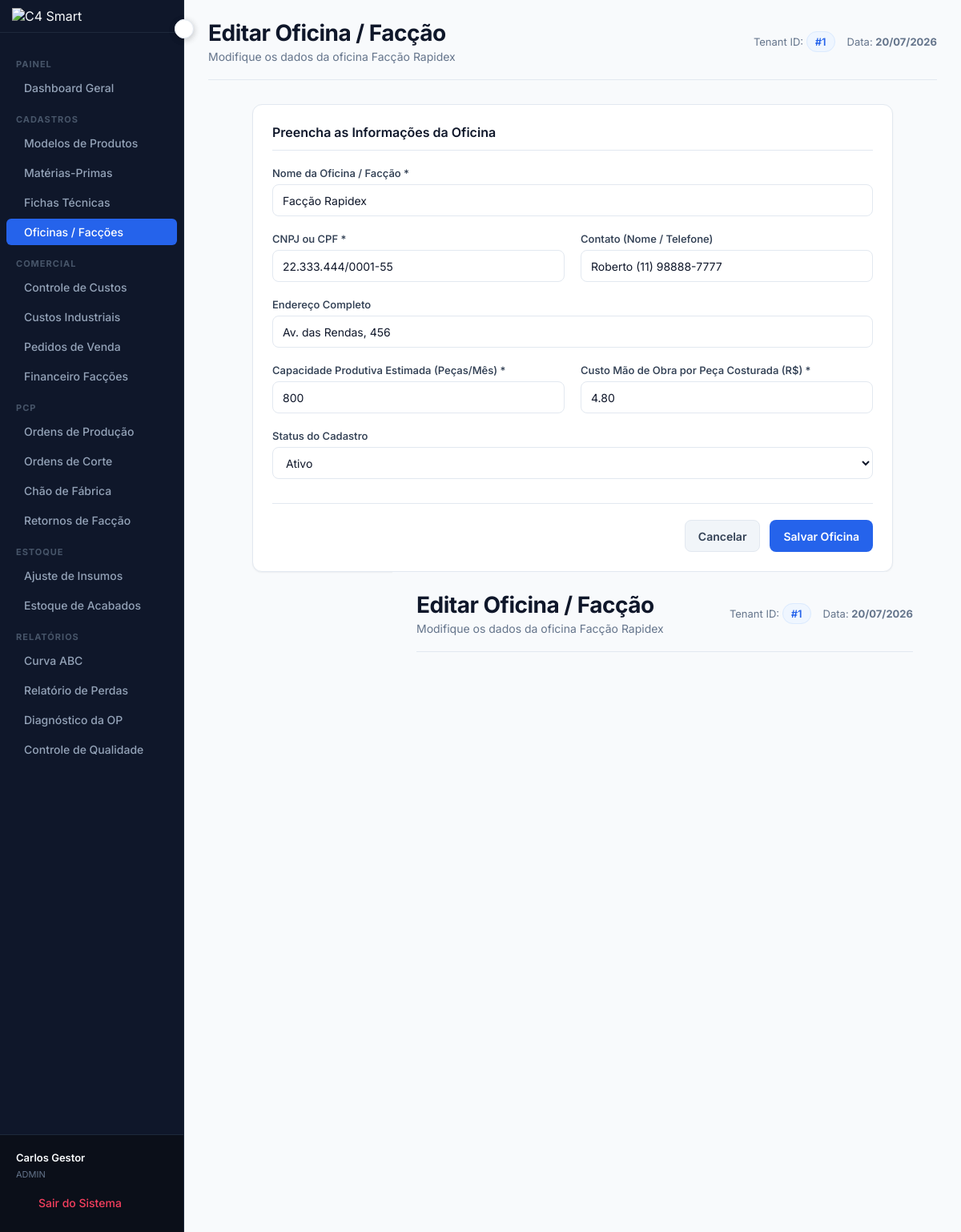
Screenshot of /oficinas/editar?id=2 (signed in) with the database file from the repository.
### tables this page shows
CREATE TABLE IF NOT EXISTS `oficinas_faccoes` (
  `id` INT AUTO_INCREMENT PRIMARY KEY,
  `tenant_id` INT NOT NULL,
  `nome` VARCHAR(255) NOT NULL,
  `cnpj_cpf` VARCHAR(20) NOT NULL,
  `endereco` VARCHAR(255) NULL,
  `contato` VARCHAR(100) NULL,
  `capacidade_produtiva` INT NOT NULL DEFAULT 0,  
  `mao_obra_peca` DECIMAL(10, 2) NOT NULL DEFAULT 0.00,
  `status` ENUM('ativo', 'inativo') NOT NULL DEFAULT 'ativo',
  `criado_em` TIMESTAMP DEFAULT CURRENT_TIMESTAMP,
  CONSTRAINT `fk_oficinas_tenant` FOREIGN KEY (`tenant_id`) REFERENCES `tenants` (`id`) ON DELETE CASCADE,
  INDEX `idx_oficinas_tenant` (`tenant_id`)
);

### app/Controllers/OficinaFaccaoController.php (called while the page is built, shortened)
<?php
class OficinaFaccaoController extends Controller
{
    public function edit(): void
    {
        $tenantId = $_SESSION['tenant_id'];
        $id = (int)($_GET['id'] ?? 0);
        $oficina = Database::fetch(
            "SELECT * FROM oficinas_faccoes WHERE tenant_id = :tenant_id AND id = :id",
            ['tenant_id' => $tenantId, 'id' => $id]
        );
        $this->render('oficinas/form', [
            'title' => 'Editar Oficina / Facção',
            'subtitle' => "Modifique os dados da oficina {$oficina['nome']}",
            'oficina' => $oficina,
            'action' => "/oficinas/editar?id={$id}"
        ]);
    }
}

### public/index.php (called while the page is built, shortened)
<?php
$router = new Router();
$router->get('/', [App\Controllers\DashboardController::class, 'root']);
$router->get('/login', [App\Controllers\AuthController::class, 'showLogin']);
$router->post('/login', [App\Controllers\AuthController::class, 'login']);
$router->get('/logout', [App\Controllers\AuthController::class, 'logout']);
$router->get('/superadmin', [App\Controllers\SuperadminController::class, 'dashboard'], [SuperadminMiddleware::class]);
$router->get('/superadmin/tenants', [App\Controllers\SuperadminController::class, 'listTenants'], [SuperadminMiddleware::class]);
$router->get('/superadmin/tenants/novo', [App\Controllers\SuperadminController::class, 'newTenant'], [SuperadminMiddleware::class]);
$router->post('/superadmin/tenants/novo', [App\Controllers\SuperadminController::class, 'createTenant'], [SuperadminMiddleware::class]);
$router->get('/superadmin/tenants/editar', [App\Controllers\SuperadminController::class, 'editTenant'], [SuperadminMiddleware::class]);
$router->post('/superadmin/tenants/editar', [App\Controllers\SuperadminController::class, 'updateTenant'], [SuperadminMiddleware::class]);
$router->get('/superadmin/tenants/impersonate', [App\Controllers\SuperadminController::class, 'impersonate'], [SuperadminMiddleware::class]);
$router->get('/superadmin/tenants/stop-impersonate', [App\Controllers\SuperadminController::class, 'stopImpersonate'], [AuthMiddleware::class]);
$router->get('/superadmin/financeiro', [App\Controllers\SuperadminController::class, 'financeiro'], [SuperadminMiddleware::class]);
$router->post('/superadmin/financeiro/pagamento', [App\Controllers\SuperadminController::class, 'registrarPagamento'], [SuperadminMiddleware::class]);
$router->get('/dashboard', [App\Controllers\DashboardController::class, 'index'], [AuthMiddleware::class]);
$router->get('/produtos', [App\Controllers\ProdutoModeloController::class, 'index'], [AuthMiddleware::class]);
$router->get('/produtos/novo', [App\Controllers\ProdutoModeloController::class, 'create'], [AuthMiddleware::class]);
$router->post('/produtos/novo', [App\Controllers\ProdutoModeloController::class, 'store'], [AuthMiddleware::class]);
$router->get('/produtos/editar', [App\Controllers\ProdutoModeloController::class, 'edit'], [AuthMiddleware::class]);
$router->post('/produtos/editar', [App\Controllers\ProdutoModeloController::class, 'update'], [AuthMiddleware::class]);
$router->get('/produtos/excluir', [App\Controllers\ProdutoModeloController::class, 'delete'], [AuthMiddleware::class]);
$router->get('/materias', [App\Controllers\MateriaPrimaController::class, 'index'], [AuthMiddleware::class]);
$router->get('/materias/novo', [App\Controllers\MateriaPrimaController::class, 'create'], [AuthMiddleware::class]);
$router->post('/materias/novo', [App\Controllers\MateriaPrimaController::class, 'store'], [AuthMiddleware::class]);
$router->get('/materias/editar', [App\Controllers\MateriaPrimaController::class, 'edit'], [AuthMiddleware::class]);
$router->post('/materias/editar', [App\Controllers\MateriaPrimaController::class, 'update'], [AuthMiddleware::class]);
$router->get('/materias/excluir', [App\Controllers\MateriaPrimaController::class, 'delete'], [AuthMiddleware::class]);
$router->get('/fichas', [App\Controllers\FichaTecnicaController::class, 'index'], [AuthMiddleware::class]);
$router->get('/fichas/novo', [App\Controllers\FichaTecnicaController::class, 'create'], [AuthMiddleware::class]);
$router->post('/fichas/novo', [App\Controllers\FichaTecnicaController::class, 'store'], [AuthMiddleware::class]);
$router->get('/fichas/editar', [App\Controllers\FichaTecnicaController::class, 'edit'], [AuthMiddleware::class]);
$router->post('/fichas/editar', [App\Controllers\FichaTecnicaController::class, 'update'], [AuthMiddleware::class]);
$router->get('/fichas/excluir', [App\Controllers\FichaTecnicaController::class, 'delete'], [AuthMiddleware::class]);
$router->get('/oficinas', [App\Controllers\OficinaFaccaoController::class, 'index'], [AuthMiddleware::class]);
$router->get('/oficinas/novo', [App\Controllers\OficinaFaccaoController::class, 'create'], [AuthMiddleware::class]);
$router->post('/oficinas/novo', [App\Controllers\OficinaFaccaoController::class, 'store'], [AuthMiddleware::class]);
$router->get('/oficinas/editar', [App\Controllers\OficinaFaccaoController::class, 'edit'], [AuthMiddleware::class]);
$router->post('/oficinas/editar', [App\Controllers\OficinaFaccaoController::class, 'update'], [AuthMiddleware::class]);
$router->get('/oficinas/excluir', [App\Controllers\OficinaFaccaoController::class, 'delete'], [AuthMiddleware::class]);
$router->get('/pedidos', [App\Controllers\PedidoVendaController::class, 'index'], [AuthMiddleware::class]);
$router->get('/pedidos/novo', [App\Controllers\PedidoVendaController::class, 'create'], [AuthMiddleware::class]);
$router->post('/pedidos/novo', [App\Controllers\PedidoVendaController::class, 'store'], [AuthMiddleware::class]);
$router->get('/pedidos/editar', [App\Controllers\PedidoVendaController::class, 'edit'], [AuthMiddleware::class]);
$router->post('/pedidos/editar', [App\Controllers\PedidoVendaController::class, 'update'], [AuthMiddleware::class]);
$router->get('/pedidos/excluir', [App\Controllers\PedidoVendaController::class, 'delete'], [AuthMiddleware::class]);
$router->get('/custos-industriais', [App\Controllers\CustosIndustriaisController::class, 'index'], [AuthMiddleware::class]);
$router->get('/custos-industriais/novo', [App\Controllers\CustosIndustriaisController::class, 'create'], [AuthMiddleware::class]);
$router->post('/custos-industriais/novo', [App\Controllers\CustosIndustriaisController::class, 'store'], [AuthMiddleware::class]);
$router->get('/custos-industriais/excluir', [App\Controllers\CustosIndustriaisController::class, 'delete'], [AuthMiddleware::class]);
$router->get('/controle-custos', [App\Controllers\CustosIndustriaisController::class, 'controleCustos'], [AuthMiddleware::class]);
$router->get('/financeiro-faccoes', [App\Controllers\OficinaFaccaoController::class, 'financeiro'], [AuthMiddleware::class]);
$router->post('/financeiro-faccoes/pagar', [App\Controllers\OficinaFaccaoController::class, 'pagarFinanceiro'], [AuthMiddleware::class]);
$router->get('/ops', [App\Controllers\OrdemProducaoController::class, 'index'], [AuthMiddleware::class]);
$router->get('/ops/novo', [App\Controllers\OrdemProducaoController::class, 'create'], [AuthMiddleware::class]);
$router->post('/ops/novo', [App\Controllers\OrdemProducaoController::class, 'store'], [AuthMiddleware::class]);
$router->get('/ops/editar', [App\Controllers\OrdemProducaoController::class, 'edit'], [AuthMiddleware::class]);
$router->post('/ops/editar', [App\Controllers\OrdemProducaoController::class, 'update'], [AuthMiddleware::class]);
$router->get('/ops/excluir', [App\Controllers\OrdemProducaoController::class, 'delete'], [AuthMiddleware::class]);
$router->get('/corte', [App\Controllers\OrdemCorteController::class, 'index'], [AuthMiddleware::class]);
$router->get('/corte/novo', [App\Controllers\OrdemCorteController::class, 'create'], [AuthMiddleware::class]);
$router->post('/corte/novo', [App\Controllers\OrdemCorteController::class, 'store'], [AuthMiddleware::class]);
$router->get('/corte/excluir', [App\Controllers\OrdemCorteController::class, 'delete'], [AuthMiddleware::class]);
$router->get('/chao-fabrica', [App\Controllers\ChaoFabricaController::class, 'index'], [AuthMiddleware::class]);
$router->post('/chao-fabrica/apontar', [App\Controllers\ChaoFabricaController::class, 'apontar'], [AuthMiddleware::class]);
$router->get('/retornos', [App\Controllers\RetornoFaccaoController::class, 'index'], [AuthMiddleware::class]);
$router->get('/retornos/novo', [App\Controllers\RetornoFaccaoController::class, 'create'], [AuthMiddleware::class]);
$router->post('/retornos/novo', [App\Controllers\RetornoFaccaoController::class, 'store'], [AuthMiddleware::class]);
$router->get('/estoque/ajuste', [App\Controllers\EstoqueController::class, 'index'], [AuthMiddleware::class]);
$router->post('/estoque/ajuste', [App\Controllers\EstoqueController::class, 'ajustar'], [AuthMiddleware::class]);
$router->get('/produtos/estoque', [App\Controllers\ProdutoModeloController::class, 'estoque'], [AuthMiddleware::class]);
$router->post('/produtos/estoque/ajuste', [App\Controllers\ProdutoModeloController::class, 'ajustarEstoque'], [AuthMiddleware::class]);
$router->get('/relatorios/curva-abc', [App\Controllers\RelatorioController::class, 'curvaAbc'], [AuthMiddleware::class]);
$router->get('/relatorios/perdas', [App\Controllers\RelatorioController::class, 'perdas'], [AuthMiddleware::class]);
$router->get('/relatorios/diagnostico-op', [App\Controllers\RelatorioController::class, 'diagnosticoOp'], [AuthMiddleware::class]);
$router->get('/relatorios/qualidade', [App\Controllers\RelatorioController::class, 'qualidade'], [AuthMiddleware::class]);
$router->post('/relatorios/qualidade/novo', [App\Controllers\RelatorioController::class, 'qualidadeSalvar'], [AuthMiddleware::class]);
$router->dispatch();

### app/Core/Database.php (called while the page is built, shortened)
<?php
class Database
{
    private static ?PDO $instance = null;
    public static function getConnection(): PDO
    {
        if (self::$instance === null) {
            $connection = $_ENV['DB_CONNECTION'] ?? 'mysql';
            $host = $_ENV['DB_HOST'] ?? '127.0.0.1';
            $port = $_ENV['DB_PORT'] ?? '3306';
            $db   = $_ENV['DB_DATABASE'] ?? 'pcp_confeccao';
            $user = $_ENV['DB_USERNAME'] ?? 'root';
            $pass = $_ENV['DB_PASSWORD'] ?? '';
            $charset = 'utf8mb4';
            $dsn = "mysql:host={$host};port={$port};dbname={$db};charset={$charset}";
            $options = [
                PDO::ATTR_ERRMODE            => PDO::ERRMODE_EXCEPTION,
                PDO::ATTR_DEFAULT_FETCH_MODE => PDO::FETCH_ASSOC,
                PDO::ATTR_EMULATE_PREPARES   => false,
                PDO::MYSQL_ATTR_INIT_COMMAND => "SET NAMES utf8mb4 COLLATE utf8mb4_unicode_ci",
            ];
            try {
                self::$instance = new PDO($dsn, $user, $pass, $options);
            } catch (PDOException $e) {
                $sqlitePath = __DIR__ . '/../../database/pcp_confeccao.sqlite';
                $optionsSqlite = [
                    PDO::ATTR_ERRMODE            => PDO::ERRMODE_EXCEPTION,
                    PDO::ATTR_DEFAULT_FETCH_MODE => PDO::FETCH_ASSOC,
                ];
                try {
                    self::$instance = new PDO("sqlite:" . $sqlitePath, null, null, $optionsSqlite);
                    self::$instance->exec("PRAGMA foreign_keys = ON;");
                } catch (PDOException $ex) {
                    throw new PDOException(
                        "Falha ao conectar ao MySQL (" . $e->getMessage() . ") e fallback SQLite também falhou: " . $ex->getMessage(),
                        (int)$ex->getCode()
                    );
                }
            }
        }
        return self::$instance;
    }
    public static function query(string$sql, array $params = []): \PDOStatement
    {
        $stmt = self::getConnection()->prepare($sql);
        $stmt->execute($params);
        return $stmt;
    }
    public static function fetch(string $sql, array $params = []): ?array
    {
        $stmt = self::query($sql, $params);
        $result = $stmt->fetch();
        return $result ?: null;
    }
}

### app/Views/oficinas/form.php (the view, shortened to what this page needs)
<?php require __DIR__ . '/../layouts/header.php'; ?>
<div class="card-box" style="max-width: 800px; margin: 0 auto;">
    <div class="card-title-box">
        <h3>Preencha as Informações da Oficina</h3>
    </div>
    <form action="<?= $action ?>" method="POST">
        <div class="form-group">
            <label for="nome" class="form-label">Nome da Oficina / Facção *</label>
            <input type="text" id="nome" name="nome" class="form-control" value="<?= htmlspecialchars($oficina['nome'] ?? '') ?>" placeholder="Ex: Facção Costura Fina" required>
        </div>
        <div class="form-row">
            <div class="form-group">
                <label for="cnpj_cpf" class="form-label">CNPJ ou CPF *</label>
                <input type="text" id="cnpj_cpf" name="cnpj_cpf" class="form-control" value="<?= htmlspecialchars($oficina['cnpj_cpf'] ?? '') ?>" placeholder="Ex: 00.000.000/0001-00 ou 000.000.000-00" required>
            </div>
            <div class="form-group">
                <label for="contato" class="form-label">Contato (Nome / Telefone)</label>
                <input type="text" id="contato" name="contato" class="form-control" value="<?= htmlspecialchars($oficina['contato'] ?? '') ?>" placeholder="Ex: Maria José (11) 99999-8888">
            </div>
        </div>
        <div class="form-group">
            <label for="endereco" class="form-label">Endereço Completo</label>
            <input type="text" id="endereco" name="endereco" class="form-control" value="<?= htmlspecialchars($oficina['endereco'] ?? '') ?>" placeholder="Ex: Rua das Rendas, 123 - Centro">
        </div>
        <div class="form-row">
            <div class="form-group">
                <label for="capacidade_produtiva" class="form-label">Capacidade Produtiva Estimada (Peças/Mês) *</label>
                <input type="number" id="capacidade_produtiva" name="capacidade_produtiva" class="form-control" value="<?= htmlspecialchars($oficina['capacidade_produtiva'] ?? '0') ?>" min="0" required>
            </div>
            <div class="form-group">
                <label for="mao_obra_peca" class="form-label">Custo Mão de Obra por Peça Costurada (R$) *</label>
                <input type="number" id="mao_obra_peca" name="mao_obra_peca" class="form-control" step="0.01" value="<?= htmlspecialchars($oficina['mao_obra_peca'] ?? '0.00') ?>" required>
            </div>
        </div>
        <div class="form-group">
            <label for="status" class="form-label">Status do Cadastro</label>
            <select id="status" name="status" class="form-control">
                <option value="ativo" <?= ($oficina['status'] ?? 'ativo') === 'ativo' ? 'selected' : '' ?>>Ativo</option>
            </select>
        </div>
        <div class="form-actions">
            <a href="/oficinas" class="btn btn-secondary">Cancelar</a>
            <button type="submit" class="btn btn-primary">Salvar Oficina</button>
        </div>
    </form>
</div>
<?php require __DIR__ . '/../layouts/header.php'; ?>

### rows the page displays
oficinas_faccoes: nome "Facção Rapidex", cnpj_cpf "22.333.444/0001-55", contato "Roberto (11) 98888-7777", endereco "Av. das Rendas, 456", capacidade_produtiva "800", mao_obra_peca "4.80", status "Ativo"

### other values shown
$title "Editar Oficina / Facção Editar Oficina / Facção"
$subtitle "Modifique os dados da oficina Facção Rapidex Modifique os dados da oficina Facção Rapidex"
$_SESSION['tenant_id'] "1 1"
$_SESSION['nome'] "Carlos Gestor"
$_SESSION['role'] "ADMIN"
